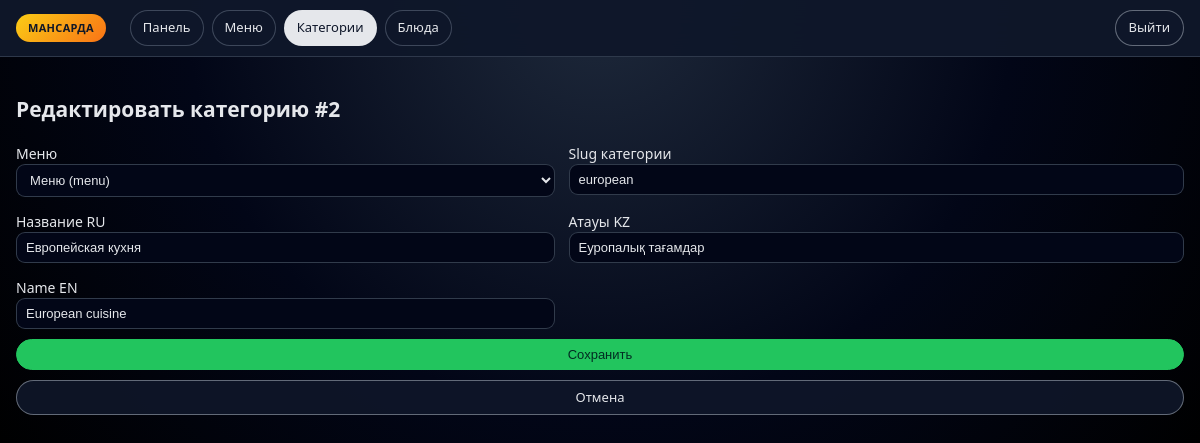
/admin/categories/2/edit (signed in), run on the app's committed database.
### app.py (models this page shows)
class Category(db.Model):
    __tablename__ = "categories"
    id = db.Column(db.Integer, primary_key=True)
    menu_id = db.Column(db.Integer, db.ForeignKey("menus.id"), nullable=False)
    slug = db.Column(db.String(64), unique=True, nullable=False)
    name_ru = db.Column(db.String(200), nullable=False)
    name_kz = db.Column(db.String(200), nullable=False)
    name_en = db.Column(db.String(200), nullable=False)
    dishes = db.relationship("Dish", backref="category_obj", lazy=True, cascade="all, delete")

class Menu(db.Model):
    __tablename__ = "menus"
    id = db.Column(db.Integer, primary_key=True)
    slug = db.Column(db.String(64), unique=True, nullable=False)
    title_ru = db.Column(db.String(200), nullable=False)
    title_kz = db.Column(db.String(200), nullable=False)
    title_en = db.Column(db.String(200), nullable=False)
    image = db.Column(db.String(500), default="")
    categories = db.relationship("Category", backref="menu_obj", lazy=True, cascade="all, delete")

### app.py (the view, shortened to what this page needs)
@app.route("/admin/categories/<int:cat_id>/edit", methods=["GET", "POST"])
def admin_category_edit(cat_id):
    if not session.get("is_admin"):
        return redirect(url_for("admin_login"))
    cat = Category.query.get_or_404(cat_id)
    menus = Menu.query.order_by(Menu.id.asc()).all()
    return render_template("admin_category_edit.html", cat=cat, menus=menus)

### templates/admin_category_edit.html (shortened to what this page needs)
{% extends "base.html" %}
{% block body %}
  <div class="topbar">
    <span class="badge">Мансарда</span>
    <div class="nav">
      <a href="{{ url_for('admin_dashboard') }}">Панель</a>
      <a href="{{ url_for('admin_menus') }}">Меню</a>
      <a href="{{ url_for('admin_categories') }}" class="active">Категории</a>
      <a href="{{ url_for('admin_dishes') }}">Блюда</a>
    </div>
    <a class="btn right" href="{{ url_for('admin_logout') }}">Выйти</a>
  </div>
  <div class="container">
    <h2>Редактировать категорию #{{ cat.id }}</h2>
    <form method="post">
      <div class="grid2">
        <div>
          <label>Меню</label>
          <select name="menu_id" required>
            {% for m in menus %}
              <option value="{{ m.id }}" {% if m.id == cat.menu_id %}selected{% endif %}>
                {{ m.title_ru }} ({{ m.slug }})
              </option>
            {% endfor %}
          </select>
        </div>
        <div>
          <label>Slug категории</label>
          <input name="slug" value="{{ cat.slug }}" required>
        </div>
        <div>
          <label>Название RU</label>
          <input name="name_ru" value="{{ cat.name_ru }}" required>
        </div>
        <div>
          <label>Атауы KZ</label>
          <input name="name_kz" value="{{ cat.name_kz }}" required>
        </div>
        <div>
          <label>Name EN</label>
          <input name="name_en" value="{{ cat.name_en }}" required>
        </div>
      </div>
      <button class="btn btn-primary">Сохранить</button>
      <a class="btn" href="{{ url_for('admin_categories') }}">Отмена</a>
    </form>
  </div>
{% endblock %}

### templates/base.html (style rules this page uses)
:root { --bg:#020617; --bg-alt:#0b1120; --card:#020617; --card-soft:#0f172a; --border:#1f2937; --text:#e5e7eb; --muted:#9ca3af; --accent:#22c55e; --accent-soft:rgba(34,197,94,.12); --danger:#ef4444; --danger-soft:rgba(248,113,113,.14); --info-soft:rgba(59,130,246,.14); --radius:14px; --shadow:0 18px 45px rgba(15,23,42,.7); }
* { box-sizing:border-box; }
body { margin:0; font:14px/1.5 system-ui,-apple-system,Segoe UI,Roboto,Ubuntu,Cantarell; background: radial-gradient(circle at top,#1e293b 0,#020617 55%,#000 100%); color:var(--text); }
a { color:inherit; }
.container { max-width:1200px; margin:0 auto; padding:20px 16px 40px; }
.topbar { position:sticky; top:0; z-index:20; display:flex; align-items:center; gap:16px; padding:10px 16px; border-bottom:1px solid rgba(148,163,184,.24); background:rgba(15,23,42,.96); backdrop-filter:blur(18px); }
.badge { background:linear-gradient(135deg,#facc15,#f97316); color:#111827; padding:6px 12px; border-radius:999px; font-weight:700; letter-spacing:.03em; text-transform:uppercase; font-size:11px; }
.nav { display:flex; gap:8px; padding-left:8px; }
.nav a { padding:7px 12px; border-radius:999px; border:1px solid rgba(148,163,184,.35); font-size:13px; text-decoration:none; color:#e5e7eb; background:rgba(15,23,42,.7); transition:.18s ease-in-out; }
.nav a.active { background:#e5e7eb; color:#0f172a; border-color:transparent; }
.right { margin-left:auto; }
.btn { display:inline-flex; align-items:center; justify-content:center; gap:6px; padding:7px 13px; border-radius:999px; border:1px solid rgba(156,163,175,.6); background:rgba(15,23,42,.9); color:#e5e7eb; cursor:pointer; font-size:13px; text-decoration:none; transition:.18s ease-in-out; }
.btn-primary { background:#22c55e; border-color:#22c55e; color:#022c22; }
input,select,textarea { width:100%; padding:7px 9px; border:1px solid rgba(55,65,81,.9); border-radius:9px; font-size:13px; background:#020617; color:var(--text); }
input::placeholder,textarea::placeholder { color:rgba(148,163,184,.7); }
form { display:grid; gap:10px; }
.grid2 { display:grid; grid-template-columns:1.4fr 1.6fr; gap:14px; }

### data on the page
Category: id "2", menu_id "Меню (menu)", slug "european", name_ru "Европейская кухня", name_kz "Еуропалық тағамдар", name_en "European cuisine"
